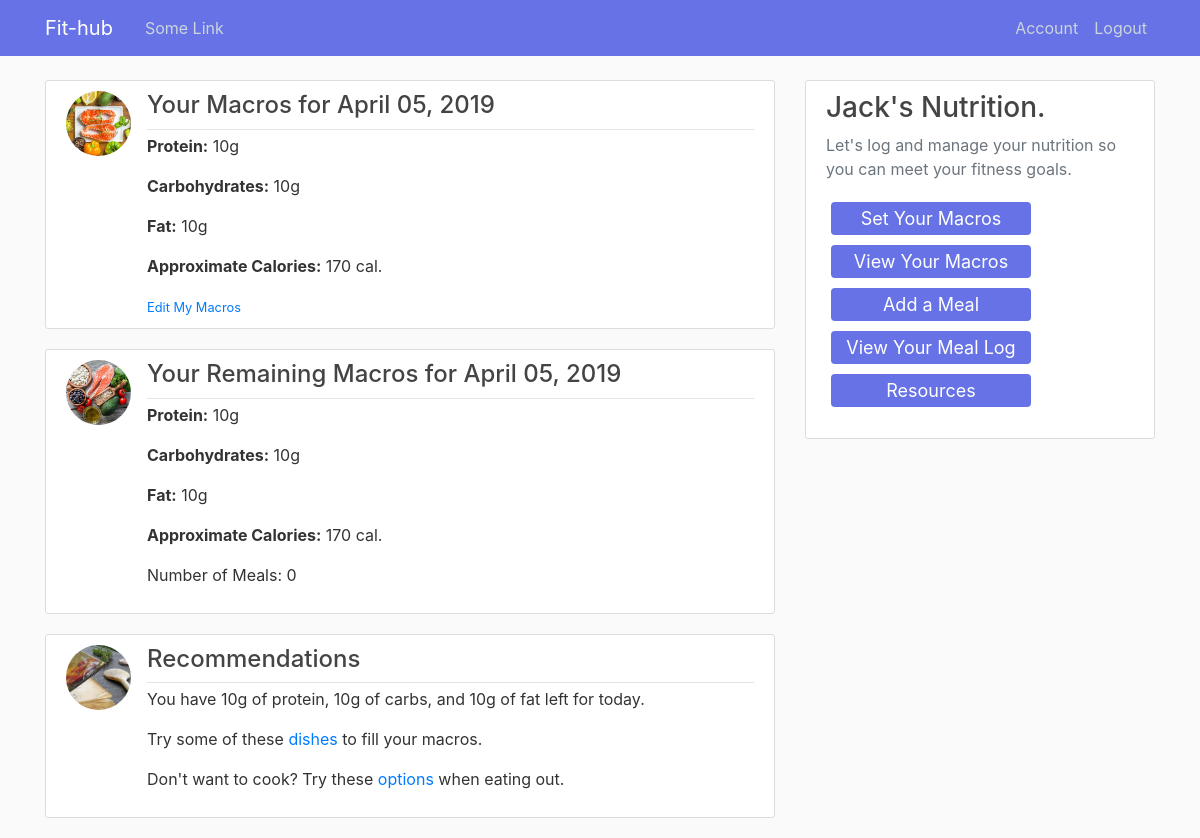
The page /nutrition (signed in) on the database its author committed.
### main/models.py (models this page shows, shortened)
class Macros(db.Model):
    id = db.Column(db.Integer, unique = True, nullable = False, primary_key = True)
    day = db.Column(db.String, nullable = False)
    protein = db.Column(db.Integer, nullable = False, default = -1)
    carbs = db.Column(db.Integer, nullable = False, default = -1)
    fat = db.Column(db.Integer, nullable = False, default = -1)
    calories = db.Column(db.Integer, nullable = False, default = -1)
    user_id = db.Column(db.Integer, db.ForeignKey('user.id'), nullable = False)

class User(db.Model, UserMixin):
    id = db.Column(db.Integer, primary_key = True)
    username = db.Column(db.String(20), unique = True, nullable = False)
    first_name = db.Column(db.String(50), unique = False, nullable = False)
    last_name = db.Column(db.String(50), unique = False, nullable = False)
    email = db.Column(db.String(120), unique = True, nullable = False)
    profile_image = db.Column(db.String(20), unique = False, nullable = False, default = 'default_image.jpg')
    password = db.Column(db.String(60), nullable = False)
    date_joined = db.Column(db.String, nullable = False, default = datetime.strftime(datetime.today(), "%b %d %Y"))
    profile = db.relationship('Profile', backref = 'user', lazy = True)
    meal = db.relationship('Meal', backref = 'user', lazy = True)

### main/routes.py (the view)
@app.route("/nutrition", methods = ['GET', 'POST'])
def nutrition():
    today = datetime.today()
    current_day = today.strftime("%A")
    if current_user.is_authenticated:
        macros = Macros.query.filter(Macros.user_id == current_user.id, Macros.day == current_day).first()
        meals = Meal.query.filter(Meal.user_id == current_user.id).all()
        todays_meals = [x for x in meals if x.time.strftime('%d-%m-%Y') == today.strftime('%d-%m-%Y')]
        remaining = get_remaining_macros(macros, todays_meals)
        return render_template('nutrition.html', title = 'Nutrition', macros = macros, remaining = remaining, meals = todays_meals,
            today = datetime.today())
    else:
        return render_template('nutrition.html', title = 'Nutrition', today = datetime.today())

### main/models.py (called while the page is built)
@login_manager.user_loader
def load_user(user_id):
    return User.query.get(int(user_id))

### main/routes.py (called while the page is built)
def get_remaining_macros(macros, todays_meals):
    remaining_macros = [macros.protein - sum([x.protein for x in todays_meals]),
                        macros.carbs - sum([x.carbs for x in todays_meals]),
                        macros.fat - sum([x.fat for x in todays_meals]),
                        macros.calories - sum([x.calories for x in todays_meals])]
    return remaining_macros

### main/templates/nutrition.html (shortened to what this page needs)
{% extends "layout.html" %}
{% block content %}
    {%  if current_user.is_authenticated %}
    {% if macros.protein == -1 %}
      <article class="media content-section">
        <img class="rounded-circle article-img" src="{{ url_for('static', filename='images/macros.jpg') }}">
        <div class="media-body">
          <div class="article-metadata">
            <h4>Your Macros for {{ today.strftime('%B %d, %Y') }}</h4>
          </div>
          <ul>
            <li>Please <a href="{{ url_for('set_macros') }}">set your macros</a> to view this feature.</li>
            <li>Unsure about your macros? Please visit our <a href="{{ url_for('nutrition_resources') }}">Resources</a> page.</li>
          </ul>
        </div>
      </article>
      <article class="media content-section">
        <img class="rounded-circle article-img" src="{{ url_for('static', filename='images/remaining.jpg') }}">
        <div class="media-body">
          <div class="article-metadata">
            <h4>Your Remaining Macros for {{ today.strftime('%B %d, %Y') }}</h4>
          </div>
          <ul>
            <li>Please <a href="{{ url_for('set_macros') }}">set your macros</a> to view this feature.</li>
            <li>Unsure about your macros? Please visit our <a href="{{ url_for('nutrition_resources') }}">Resources</a> page.</li>
          </ul>
        </div>
      </article>
      <article class="media content-section">
        <img class="rounded-circle article-img" src="{{ url_for('static', filename='images/rec.jpg') }}">
        <div class="media-body">
          <div class="article-metadata">
            <h4>Recommendations</h4>
          </div>
          <ul>
            <li>Please <a href="{{ url_for('set_macros') }}">set your macros</a> to view this feature.</li>
            <li>Unsure about your macros? Please visit our <a href="{{ url_for('nutrition_resources') }}">Resources</a> page.</li>
          </ul>
        </div>
      </article>
    {% else %}
      <article class="media content-section">
        <img class="rounded-circle article-img" src="{{ url_for('static', filename='images/macros.jpg') }}">
        <div class="media-body">
          <div class="article-metadata">
            <h4>Your Macros for {{ today.strftime('%B %d, %Y') }}</h4>
          </div>
          <ul>
            <li><p><strong>Protein:</strong> {{ macros.protein }}g</p></li>
            <li><p><strong>Carbohydrates:</strong> {{ macros.carbs }}g</p></li>
            <li><p><strong>Fat:</strong> {{ macros.fat }}g</p></li>
            <li><p><strong>Approximate Calories:</strong> {{ macros.calories }} cal.</p></li>
          </ul>
          <small class="text-muted"><a href="{{ url_for('set_macros') }}">Edit My Macros</a></small>
        </div>
      </article>
      <article class="media content-section">
        <img class="rounded-circle article-img" src="{{ url_for('static', filename='images/remaining.jpg') }}">
        <div class="media-body">
          <div class="article-metadata">
            <h4>Your Remaining Macros for {{ today.strftime('%B %d, %Y') }}</h4>
          </div>
          <ul>
            <li><p><strong>Protein:</strong> {{ remaining[0] }}g</p></li>
            <li><p><strong>Carbohydrates:</strong> {{ remaining[1] }}g</p></li>
            <li><p><strong>Fat:</strong> {{ remaining[2] }}g</p></li>
            <li><p><strong>Approximate Calories:</strong> {{ remaining[3] }} cal.</p></li>
            <li><p>Number of Meals: {{ meals|length }}</p></li>
          </ul>
        </div>
      </article>
      <article class="media content-section">
        <img class="rounded-circle article-img" src="{{ url_for('static', filename='images/rec.jpg') }}">
        <div class="media-body">
          <div class="article-metadata">
            <h4>Recommendations</h4>
          </div>
          <ul>
            <li><p>You have {{ remaining[0] }}g of protein, {{ remaining[1] }}g of carbs, and {{ remaining[2] }}g of fat left for today.</p></li>
            <li><p>Try some of these <a href="#">dishes</a> to fill your macros.</p></li>
            <li><p>Don't want to cook? Try these <a href="#">options</a> when eating out.</p></li>
          </ul>
        </div>
      </article>
    {% endif %}
{% endif %}
{% endblock content %}
{% block content1 %}
    <div class="col-md-4">
        <div class="content-section1">
         {%  if current_user.is_authenticated %}
         <h3>{{ current_user.first_name }}'s Nutrition.</h3>
         <p class='text-muted'>Let's log and manage your nutrition so you can meet your fitness goals.
            <ul class="list-group">
              <a href="{{ url_for('set_macros') }}" class="button3">
              	<span>Set Your Macros</span></a>
              <a href="{{ url_for('view_macros') }}" class="button3">
                <span>View Your Macros</span></a>
              <a href="{{ url_for('new_meal1') }}" class="button3">
                <span>Add a Meal</span></a>
              <a href="{{ url_for('meal_log') }}" class="button3">
                <span>View Your Meal Log</span></a>
              <a href="{{ url_for('nutrition_resources') }}" class="button3">
              	<span>Resources</span></a>
          {% endif %}
            </ul>
         </p>
        </div>
    </div>
{% endblock content1 %}

### main/templates/layout.html (shortened to what this page needs)
<!DOCTYPE html>
<html>
<head>
    <link rel="stylesheet" href="https://maxcdn.bootstrapcdn.com/bootstrap/4.0.0/css/bootstrap.min.css">
    <link rel="stylesheet" type="text/css" href="{{ url_for('static', filename='main.css') }}">
</head>
<body>
    <header class="site-header">
      <nav class="navbar navbar-expand-md navbar-dark bg-steel fixed-top">
        <div class="container">
          <a class="navbar-brand mr-4" href="/">Fit-hub</a>
          <div class="collapse navbar-collapse" id="navbarToggle">
            <div class="navbar-nav mr-auto">
              <a class="nav-item nav-link" href="">Some Link</a>
            </div>
            <div class="navbar-nav">
              {%  if current_user.is_authenticated %}
              <a class="nav-item nav-link" href="{{ url_for('account') }}">Account</a>
              <a class="nav-item nav-link" href="{{ url_for('logout') }}">Logout</a>
              {% else %}
              <a class="nav-item nav-link" href="{{ url_for('account') }}">Account</a>
              <a class="nav-item nav-link" href="{{ url_for('login') }}">Login</a>
              <a class="nav-item nav-link" href="{{ url_for('register') }}">Register</a>
              {% endif %}
            </div>
          </div>
        </div>
      </nav>
    </header>
    <main role="main" class="container">
      <div class="row">
        <div class="col-md-8">
          {% block content %}{% endblock %}
        </div>
          {% block content1 %}{% endblock %}
      </div>
    </main>
</body>
</html>

### main/static/main.css (style rules this page uses)
body { background: #fafafa; color: #333333; margin-top: 5rem; list-style: none; }
h1, h2, h3, h4, h5, h6 { color: #444444; }
ul { padding: 0; list-style-type: none; }
.col-md-4 { position: relative; }
.bg-steel { background-color: #6672E5; }
.site-header .navbar-nav .nav-link { color: #cbd5db; }
.content-section { background: #ffffff; padding: 10px 20px; border: 1px solid #dddddd; border-radius: 3px; margin-bottom: 20px; }
.content-section1 { background: #ffffff; padding: 10px 20px; border: 1px solid #dddddd; border-radius: 3px; margin-bottom: 20px; position: fixed; width: 350px; }
.article-img { height: 65px; width: 65px; margin-right: 16px; }
.article-metadata { padding-bottom: 1px; margin-bottom: 4px; border-bottom: 1px solid #e3e3e3; }
.button3 { display: inline-block; border-radius: 4px; background-color: #6672E5; border: none; color: #FFFFFF; text-align: center; font-size: 18px; padding: 3px; width: 200px; transition: all 0.5s; cursor: pointer; margin: 5px; text-decoration: none; }
.button3 span { cursor: pointer; display: inline-block; position: relative; transition: 0.5s; }
.button3 span:after { content: '\00bb'; position: absolute; opacity: 0; top: 0; right: -20px; transition: 0.5s; }

### rows shown on the page
Macros: protein "10", carbs "10", fat "10", calories "170"
User: first_name "Jack"

### other values the page prints
{{ remaining[0] }} "10"
{{ remaining[1] }} "10"
{{ remaining[2] }} "10"
{{ remaining[3] }} "170"
{{ meals|length }} "0"
